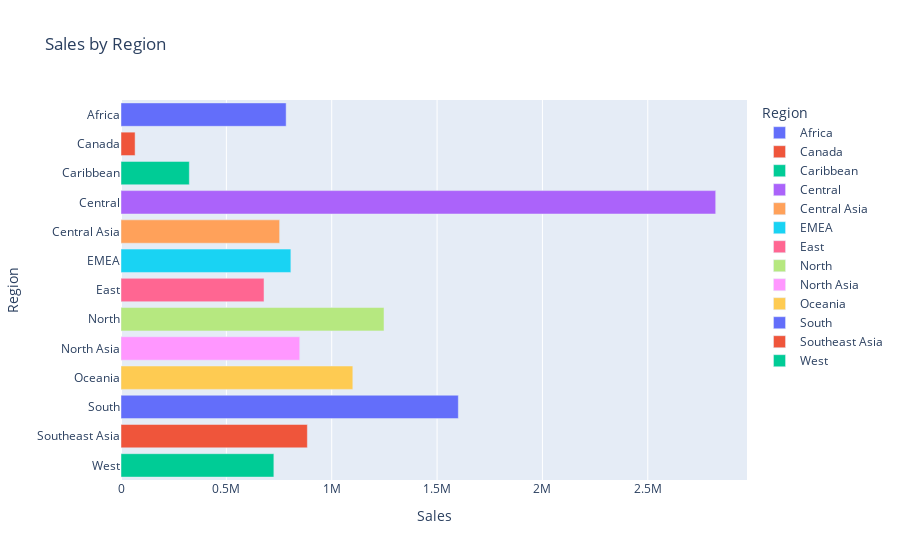

The notebook cell this image was saved under:
### Markdown cell above
2. Sales by Region

### Code cell
fig2=px.bar(Region_sales,x='Sales',y='Region',color='Region',title='Sales by Region')
fig2.show()

### Figure 1 — Plotly figure (JSON) as saved in the notebook; plotly's stock layout.template omitted (floating-point values rounded to 4 significant figures)
{"data": [{"alignmentgroup": "True", "hovertemplate": "Region=%{y}<br>Sales=%{x}<extra></extra>", "legendgroup": "Africa", "marker": {"color": "#636efa", "pattern": {"shape": ""}}, "name": "Africa", "offsetgroup": "Africa", "orientation": "h", "showlegend": true, "textposition": "auto", "type": "bar", "x": [783773], "xaxis": "x", "y": ["Africa"], "yaxis": "y"}, {"alignmentgroup": "True", "hovertemplate": "Region=%{y}<br>Sales=%{x}<extra></extra>", "legendgroup": "Canada", "marker": {"color": "#EF553B", "pattern": {"shape": ""}}, "name": "Canada", "offsetgroup": "Canada", "orientation": "h", "showlegend": true, "textposition": "auto", "type": "bar", "x": [66928], "xaxis": "x", "y": ["Canada"], "yaxis": "y"}, {"alignmentgroup": "True", "hovertemplate": "Region=%{y}<br>Sales=%{x}<extra></extra>", "legendgroup": "Caribbean", "marker": {"color": "#00cc96", "pattern": {"shape": ""}}, "name": "Caribbean", "offsetgroup": "Caribbean", "orientation": "h", "showlegend": true, "textposition": "auto", "type": "bar", "x": [324281], "xaxis": "x", "y": ["Caribbean"], "yaxis": "y"}, {"alignmentgroup": "True", "hovertemplate": "Region=%{y}<br>Sales=%{x}<extra></extra>", "legendgroup": "Central", "marker": {"color": "#ab63fa", "pattern": {"shape": ""}}, "name": "Central", "offsetgroup": "Central", "orientation": "h", "showlegend": true, "textposition": "auto", "type": "bar", "x": [2822303], "xaxis": "x", "y": ["Central"], "yaxis": "y"}, {"alignmentgroup": "True", "hovertemplate": "Region=%{y}<br>Sales=%{x}<extra></extra>", "legendgroup": "Central Asia", "marker": {"color": "#FFA15A", "pattern": {"shape": ""}}, "name": "Central Asia", "offsetgroup": "Central Asia", "orientation": "h", "showlegend": true, "textposition": "auto", "type": "bar", "x": [752827], "xaxis": "x", "y": ["Central Asia"], "yaxis": "y"}, {"alignmentgroup": "True", "hovertemplate": "Region=%{y}<br>Sales=%{x}<extra></extra>", "legendgroup": "EMEA", "marker": {"color": "#19d3f3", "pattern": {"shape": ""}}, "name": "EMEA", "offsetgroup": "EMEA", "orientation": "h", "showlegend": true, "textposition": "auto", "type": "bar", "x": [806161], "xaxis": "x", "y": ["EMEA"], "yaxis": "y"}, {"alignmentgroup": "True", "hovertemplate": "Region=%{y}<br>Sales=%{x}<extra></extra>", "legendgroup": "East", "marker": {"color": "#FF6692", "pattern": {"shape": ""}}, "name": "East", "offsetgroup": "East", "orientation": "h", "showlegend": true, "textposition": "auto", "type": "bar", "x": [678781], "xaxis": "x", "y": ["East"], "yaxis": "y"}, {"alignmentgroup": "True", "hovertemplate": "Region=%{y}<br>Sales=%{x}<extra></extra>", "legendgroup": "North", "marker": {"color": "#B6E880", "pattern": {"shape": ""}}, "name": "North", "offsetgroup": "North", "orientation": "h", "showlegend": true, "textposition": "auto", "type": "bar", "x": [1248166], "xaxis": "x", "y": ["North"], "yaxis": "y"}, {"alignmentgroup": "True", "hovertemplate": "Region=%{y}<br>Sales=%{x}<extra></extra>", "legendgroup": "North Asia", "marker": {"color": "#FF97FF", "pattern": {"shape": ""}}, "name": "North Asia", "offsetgroup": "North Asia", "orientation": "h", "showlegend": true, "textposition": "auto", "type": "bar", "x": [848310], "xaxis": "x", "y": ["North Asia"], "yaxis": "y"}, {"alignmentgroup": "True", "hovertemplate": "Region=%{y}<br>Sales=%{x}<extra></extra>", "legendgroup": "Oceania", "marker": {"color": "#FECB52", "pattern": {"shape": ""}}, "name": "Oceania", "offsetgroup": "Oceania", "orientation": "h", "showlegend": true, "textposition": "auto", "type": "bar", "x": [1100185], "xaxis": "x", "y": ["Oceania"], "yaxis": "y"}, {"alignmentgroup": "True", "hovertemplate": "Region=%{y}<br>Sales=%{x}<extra></extra>", "legendgroup": "South", "marker": {"color": "#636efa", "pattern": {"shape": ""}}, "name": "South", "offsetgroup": "South", "orientation": "h", "showlegend": true, "textposition": "auto", "type": "bar", "x": [1600907], "xaxis": "x", "y": ["South"], "yaxis": "y"}, {"alignmentgroup": "True", "hovertemplate": "Region=%{y}<br>Sales=%{x}<extra></extra>", "legendgroup": "Southeast Asia", "marker": {"color": "#EF553B", "pattern": {"shape": ""}}, "name": "Southeast Asia", "offsetgroup": "Southeast Asia", "orientation": "h", "showlegend": true, "textposition": "auto", "type": "bar", "x": [884423], "xaxis": "x", "y": ["Southeast Asia"], "yaxis": "y"}, {"alignmentgroup": "True", "hovertemplate": "Region=%{y}<br>Sales=%{x}<extra></extra>", "legendgroup": "West", "marker": {"color": "#00cc96", "pattern": {"shape": ""}}, "name": "West", "offsetgroup": "West", "orientation": "h", "showlegend": true, "textposition": "auto", "type": "bar", "x": [725458], "xaxis": "x", "y": ["West"], "yaxis": "y"}], "layout": {"barmode": "relative", "legend": {"title": {"text": "Region"}, "tracegroupgap": 0}, "title": {"text": "Sales by Region"}, "xaxis": {"anchor": "y", "domain": [0, 1], "title": {"text": "Sales"}}, "yaxis": {"anchor": "x", "categoryarray": ["West", "Southeast Asia", "South", "Oceania", "North Asia", "North", "East", "EMEA", "Central Asia", "Central", "Caribbean", "Canada", "Africa"], "categoryorder": "array", "domain": [0, 1], "title": {"text": "Region"}}}}
